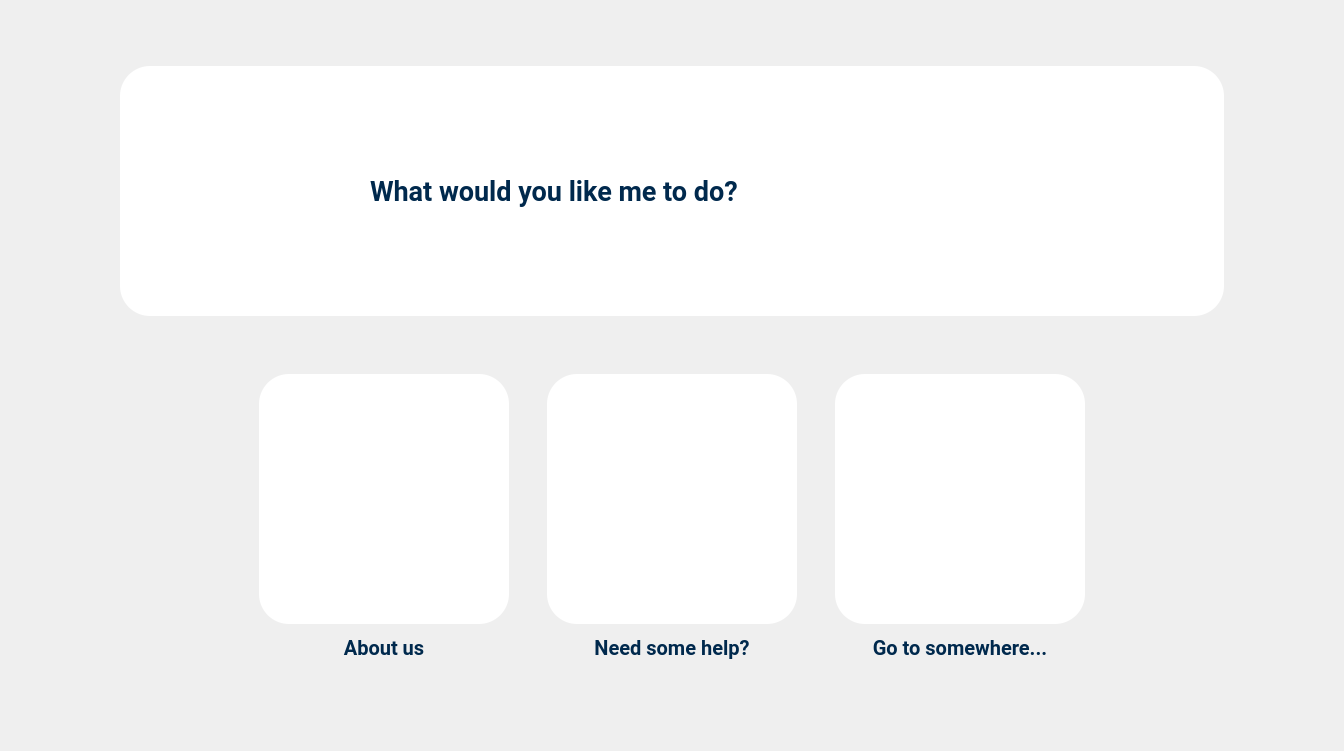
      <widget class="QWidget" name="page_main">
       <layout class="QHBoxLayout" name="horizontalLayout_11">
        <item>
         <widget class="QWidget" name="widget_13" native="true">
          <layout class="QVBoxLayout" name="verticalLayout_2">
           <item>
            <spacer name="verticalSpacer_2">
             <property name="sizeType">
              <enum>QSizePolicy::Fixed</enum>
             </property>
             <property name="sizeHint" stdset="0">
              <size>
               <width>20</width>
               <height>26</height>
              </size>
             </property>
            </spacer>
           </item>
           <item>
            <widget class="QWidget" name="widget_4" native="true">
             <layout class="QVBoxLayout" name="verticalLayout_10">
              <property name="spacing">
               <number>30</number>
              </property>
              <property name="leftMargin">
               <number>10</number>
              </property>
              <property name="topMargin">
               <number>10</number>
              </property>
              <property name="rightMargin">
               <number>10</number>
              </property>
              <property name="bottomMargin">
               <number>10</number>
              </property>
              <item>
               <widget class="QWidget" name="widget_2" native="true">
                <layout class="QHBoxLayout" name="horizontalLayout_3">
                 <property name="leftMargin">
                  <number>10</number>
                 </property>
                 <property name="topMargin">
                  <number>10</number>
                 </property>
                 <property name="rightMargin">
                  <number>10</number>
                 </property>
                 <property name="bottomMargin">
                  <number>10</number>
                 </property>
                 <item>
                  <spacer name="horizontalSpacer_14">
                   <property name="sizeType">
                    <enum>QSizePolicy::Fixed</enum>
                   </property>
                   <property name="sizeHint" stdset="0">
                    <size>
                     <width>80</width>
                     <height>20</height>
                    </size>
                   </property>
                  </spacer>
                 </item>
                 <item>
                  <widget class="QWidget" name="widget" native="true">
                   <property name="minimumSize">
                    <size>
                     <width>0</width>
                     <height>250</height>
                    </size>
                   </property>
                   <property name="maximumSize">
                    <size>
                     <width>16777215</width>
                     <height>250</height>
                    </size>
                   </property>
                   <property name="styleSheet">
                    <string notr="true">background-color: rgb(255, 255, 255);
color: rgb(0, 41, 77);
border-radius:  30px;
</string>
                   </property>
                   <layout class="QHBoxLayout" name="horizontalLayout_2" stretch="1,1">
                    <property name="spacing">
                     <number>20</number>
                    </property>
                    <property name="leftMargin">
                     <number>30</number>
                    </property>
                    <property name="rightMargin">
                     <number>30</number>
                    </property>
                    <item>
                     <widget class="QLabel" name="label">
                      <property name="minimumSize">
                       <size>
                        <width>200</width>
                        <height>200</height>
                       </size>
                      </property>
                      <property name="maximumSize">
                       <size>
                        <width>200</width>
                        <height>200</height>
                       </size>
                      </property>
                      <property name="font">
                       <font>
                        <family>Roboto</family>
                        <pointsize>12</pointsize>
                       </font>
                      </property>
                      <property name="text">
                       <string/>
                      </property>
                      <property name="pixmap">
                       <pixmap resource="resources/resources.qrc">:/robot/robot/floating-minimal-robot.PNG</pixmap>
                      </property>
                      <property name="scaledContents">
                       <bool>true</bool>
                      </property>
                     </widget>
                    </item>
                    <item>
                     <widget class="QLabel" name="prompt_main">
                      <property name="sizePolicy">
                       <sizepolicy hsizetype="Minimum" vsizetype="Minimum">
                        <horstretch>0</horstretch>
                        <verstretch>0</verstretch>
                       </sizepolicy>
                      </property>
                      <property name="minimumSize">
                       <size>
                        <width>0</width>
                        <height>0</height>
                       </size>
                      </property>
                      <property name="maximumSize">
                       <size>
                        <width>16777215</width>
                        <height>300</height>
                       </size>
                      </property>
                      <property name="font">
                       <font>
                        <family>Roboto</family>
                        <pointsize>20</pointsize>
                        <weight>75</weight>
                        <bold>true</bold>
                       </font>
                      </property>
                      <property name="text">
                       <string>What would you like me to do?</string>
                      </property>
                     </widget>
                    </item>
                   </layout>
                  </widget>
                 </item>
                 <item>
                  <spacer name="horizontalSpacer_13">
                   <property name="sizeType">
                    <enum>QSizePolicy::Fixed</enum>
                   </property>
                   <property name="sizeHint" stdset="0">
                    <size>
                     <width>80</width>
                     <height>20</height>
                    </size>
                   </property>
                  </spacer>
                 </item>
                </layout>
               </widget>
              </item>
              <item>
               <widget class="QWidget" name="widget_3" native="true">
                <property name="styleSheet">
                 <string notr="true">QPushButton:hover {
	border-color: #4c96f7;
}</string>
                </property>
                <layout class="QHBoxLayout" name="horizontalLayout_4">
                 <property name="spacing">
                  <number>20</number>
                 </property>
                 <item>
                  <spacer name="horizontalSpacer_3">
                   <property name="orientation">
                    <enum>Qt::Horizontal</enum>
                   </property>
                   <property name="sizeHint" stdset="0">
                    <size>
                     <width>211</width>
                     <height>20</height>
                    </size>
                   </property>
                  </spacer>
                 </item>
                 <item>
                  <widget class="QWidget" name="widget_46" native="true">
                   <property name="sizePolicy">
                    <sizepolicy hsizetype="Preferred" vsizetype="Fixed">
                     <horstretch>0</horstretch>
                     <verstretch>0</verstretch>
                    </sizepolicy>
                   </property>
                   <property name="layoutDirection">
                    <enum>Qt::LeftToRight</enum>
                   </property>
                   <property name="styleSheet">
                    <string notr="true">
color: rgb(0, 41, 77);</string>
                   </property>
                   <layout class="QVBoxLayout" name="verticalLayout_25">
                    <property name="spacing">
                     <number>12</number>
                    </property>
                    <item>
                     <widget class="QPushButton" name="btn_about_us">
                      <property name="minimumSize">
                       <size>
                        <width>250</width>
                        <height>250</height>
                       </size>
                      </property>
                      <property name="maximumSize">
                       <size>
                        <width>250</width>
                        <height>250</height>
                       </size>
                      </property>
                      <property name="styleSheet">
                       <string notr="true">background-color: rgb(255, 255, 255);
color: rgb(0, 41, 77);
border-radius:  30px;
</string>
                      </property>
                      <property name="text">
                       <string/>
                      </property>
                      <property name="icon">
                       <iconset resource="resources/resources.qrc">
                        <normaloff>:/logo/Logos/Logo BK.png</normaloff>:/logo/Logos/Logo BK.png</iconset>
                      </property>
                      <property name="iconSize">
                       <size>
                        <width>150</width>
                        <height>150</height>
                       </size>
                      </property>
                     </widget>
                    </item>
                    <item>
                     <widget class="QLabel" name="label_21">
                      <property name="sizePolicy">
                       <sizepolicy hsizetype="Preferred" vsizetype="Preferred">
                        <horstretch>0</horstretch>
                        <verstretch>0</verstretch>
                       </sizepolicy>
                      </property>
                      <property name="font">
                       <font>
                        <family>Roboto</family>
                        <pointsize>15</pointsize>
                        <weight>75</weight>
                        <bold>true</bold>
                       </font>
                      </property>
                      <property name="text">
                       <string>About us</string>
                      </property>
                      <property name="alignment">
                       <set>Qt::AlignCenter</set>
                      </property>
                     </widget>
                    </item>
                   </layout>
                  </widget>
                 </item>
                 <item>
                  <widget class="QWidget" name="widget_16" native="true">
                   <property name="sizePolicy">
                    <sizepolicy hsizetype="Preferred" vsizetype="Fixed">
                     <horstretch>0</horstretch>
                     <verstretch>0</verstretch>
                    </sizepolicy>
                   </property>
                   <property name="layoutDirection">
                    <enum>Qt::LeftToRight</enum>
                   </property>
                   <property name="styleSheet">
                    <string notr="true">
color: rgb(0, 41, 77);</string>
                   </property>
                   <layout class="QVBoxLayout" name="verticalLayout">
                    <property name="spacing">
                     <number>12</number>
                    </property>
                    <item>
                     <widget class="QPushButton" name="btn_qna">
                      <property name="minimumSize">
                       <size>
                        <width>250</width>
                        <height>250</height>
                       </size>
                      </property>
                      <property name="maximumSize">
                       <size>
                        <width>250</width>
                        <height>250</height>
                       </size>
                      </property>
                      <property name="styleSheet">
                       <string notr="true">background-color: rgb(255, 255, 255);
color: rgb(0, 41, 77);
border-radius:  30px;
</string>
                      </property>
                      <property name="text">
                       <string/>
                      </property>
                      <property name="icon">
                       <iconset resource="resources/resources.qrc">
                        <normaloff>:/icon/icon/chat_14359920.png</normaloff>:/icon/icon/chat_14359920.png</iconset>
                      </property>
                      <property name="iconSize">
                       <size>
                        <width>150</width>
                        <height>150</height>
                       </size>
                      </property>
                     </widget>
                    </item>
                    <item>
                     <widget class="QLabel" name="label_2">
                      <property name="sizePolicy">
                       <sizepolicy hsizetype="Preferred" vsizetype="Preferred">
                        <horstretch>0</horstretch>
                        <verstretch>0</verstretch>
                       </sizepolicy>
                      </property>
                      <property name="font">
                       <font>
                        <family>Roboto</family>
                        <pointsize>15</pointsize>
                        <weight>75</weight>
                        <bold>true</bold>
                       </font>
                      </property>
                      <property name="text">
                       <string>Need some help?</string>
                      </property>
                      <property name="alignment">
                       <set>Qt::AlignCenter</set>
                      </property>
                     </widget>
                    </item>
                   </layout>
                  </widget>
                 </item>
                 <item>
                  <widget class="QWidget" name="widget_17" native="true">
                   <property name="sizePolicy">
                    <sizepolicy hsizetype="Preferred" vsizetype="Fixed">
                     <horstretch>0</horstretch>
                     <verstretch>0</verstretch>
                    </sizepolicy>
                   </property>
                   <property name="layoutDirection">
                    <enum>Qt::LeftToRight</enum>
                   </property>
                   <property name="styleSheet">
                    <string notr="true">
color: rgb(0, 41, 77);</string>
                   </property>
                   <layout class="QVBoxLayout" name="verticalLayout_9">
                    <property name="spacing">
                     <number>12</number>
                    </property>
                    <item>
                     <widget class="QPushButton" name="btn_navi">
                      <property name="minimumSize">
                       <size>
                        <width>250</width>
                        <height>250</height>
                       </size>
                      </property>
                      <property name="maximumSize">
                       <size>
                        <width>250</width>
                        <height>250</height>
                       </size>
                      </property>
                      <property name="styleSheet">
                       <string notr="true">background-color: rgb(255, 255, 255);
color: rgb(0, 41, 77);
border-radius:  30px;
</string>
                      </property>
                      <property name="text">
                       <string/>
                      </property>
                      <property name="icon">
                       <iconset resource="resources/resources.qrc">
                        <normaloff>:/icon/icon/maps-location_16197007.png</normaloff>:/icon/icon/maps-location_16197007.png</iconset>
                      </property>
                      <property name="iconSize">
                       <size>
                        <width>150</width>
                        <height>150</height>
                       </size>
                      </property>
                     </widget>
                    </item>
                    <item>
                     <widget class="QLabel" name="label_5">
                      <property name="sizePolicy">
                       <sizepolicy hsizetype="Preferred" vsizetype="Preferred">
                        <horstretch>0</horstretch>
                        <verstretch>0</verstretch>
                       </sizepolicy>
                      </property>
                      <property name="font">
                       <font>
                        <family>Roboto</family>
                        <pointsize>15</pointsize>
                        <weight>75</weight>
                        <bold>true</bold>
                       </font>
                      </property>
                      <property name="text">
                       <string>Go to somewhere...</string>
                      </property>
                      <property name="alignment">
                       <set>Qt::AlignCenter</set>
                      </property>
                     </widget>
                    </item>
                   </layout>
                  </widget>
                 </item>
                 <item>
                  <spacer name="horizontalSpacer_4">
                   <property name="orientation">
                    <enum>Qt::Horizontal</enum>
                   </property>
                   <property name="sizeHint" stdset="0">
                    <size>
                     <width>211</width>
                     <height>20</height>
                    </size>
                   </property>
                  </spacer>
                 </item>
                </layout>
               </widget>
              </item>
             </layout>
            </widget>
           </item>
           <item>
            <spacer name="verticalSpacer">
             <property name="sizeType">
              <enum>QSizePolicy::Fixed</enum>
             </property>
             <property name="sizeHint" stdset="0">
              <size>
               <width>20</width>
               <height>43</height>
              </size>
             </property>
            </spacer>
           </item>
          </layout>
         </widget>
        </item>
       </layout>
      </widget>
